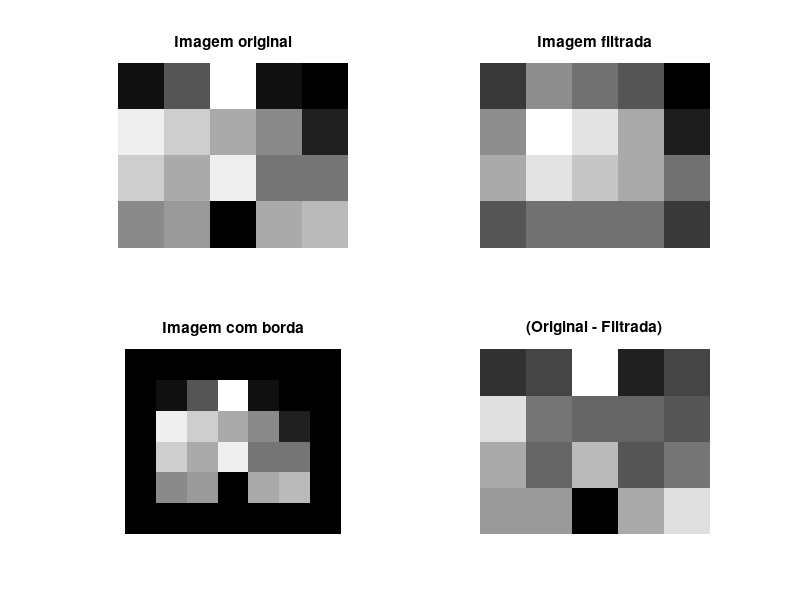

This figure's MATLAB source:
# o codigo abaixo funciona apenas para filtro(w) impar e simetrico
close all;
clc;
clear all;

img = [
    [1, 5, 15, 1, 0],
    [14, 12, 10, 8, 2],
    [12, 10, 14, 7, 7],
    [8, 9, 0, 10, 11]
];
[M_img, N_img] = size(img);
L = unique(img);
Q = size(L)(1);

# a contruibuicao de valores 0 eh nula
# filtro vizinhaca-8
w = [
    [1, 1, 1],
    [1, 1, 1],
    [1, 1, 1]
];
sum_w = sum(sum(w));
[M_w, N_w] = size(w);
largura_borda = floor(M_w/2);  #apenas filtros simetricos

img_borda = zeros(M_img + largura_borda*2, N_img + largura_borda*2);
img_borda(largura_borda + 1: M_img + largura_borda, largura_borda + 1: N_img + largura_borda) = img(:,:);
[M_img_borda N_img_borda] = size(img_borda);

img_saida = zeros(size(img));

for(i=largura_borda+1: 1 : M_img_borda - largura_borda)
    for(j=largura_borda+1: 1 : N_img_borda - largura_borda)
        soma_intensidade = 0;
        for(t=0: 1: M_w-1)
            for(u=0: 1: N_w-1)
                soma_intensidade += img_borda(i-largura_borda+t, j-largura_borda+u) * w(t+1, u+1);
            endfor
        endfor
        img_saida(i-largura_borda, j-largura_borda) = floor(soma_intensidade / sum_w);
    endfor
endfor

r = 2;
c = 2;
subplot(r, c, 1);
imshow(img, []);
title("Imagem original");
subplot(r, c, 2);
imshow(img_saida, []);
title("Imagem filtrada");
subplot(r, c, 3);
imshow(img_borda, []);
title("Imagem com borda");
subplot(r, c, 4);
imshow(img - img_saida, []);
title("(Original - Filtrada)");
